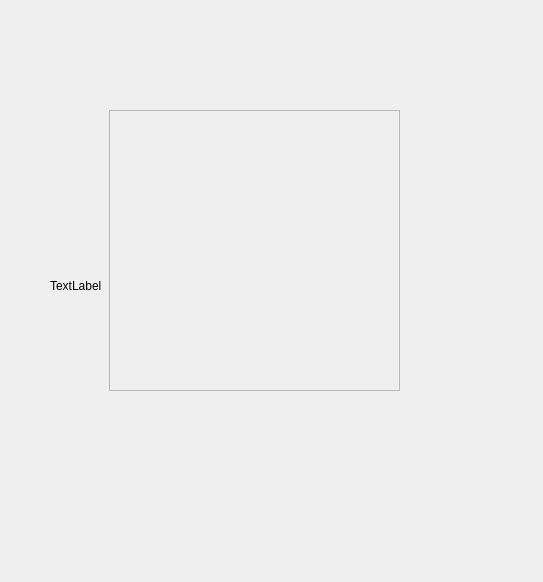
<?xml version="1.0" encoding="UTF-8"?>
<ui version="4.0">
 <class>Form</class>
 <widget class="QWidget" name="Form">
  <property name="geometry">
   <rect>
    <x>0</x>
    <y>0</y>
    <width>543</width>
    <height>582</height>
   </rect>
  </property>
  <property name="windowTitle">
   <string>Form</string>
  </property>
  <widget class="QLabel" name="label">
   <property name="geometry">
    <rect>
     <x>50</x>
     <y>100</y>
     <width>421</width>
     <height>371</height>
    </rect>
   </property>
   <property name="text">
    <string>TextLabel</string>
   </property>
  </widget>
  <widget class="QScrollArea" name="scrollArea">
   <property name="geometry">
    <rect>
     <x>109</x>
     <y>110</y>
     <width>291</width>
     <height>281</height>
    </rect>
   </property>
   <property name="widgetResizable">
    <bool>true</bool>
   </property>
   <widget class="QWidget" name="scrollAreaWidgetContents">
    <property name="geometry">
     <rect>
      <x>0</x>
      <y>0</y>
      <width>289</width>
      <height>279</height>
     </rect>
    </property>
   </widget>
  </widget>
 </widget>
 <resources/>
 <connections/>
</ui>
